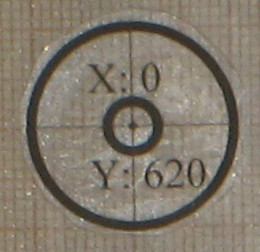
#> input picture test_images/template.JPG, 260 x 252 px, found by its file name
$ python process_image.py
#> lines starting #> are read from the running program, lines starting #| are printed output that depends on the picture; after the words box and inside, x2 and y2 are one past the last pixel; in counts of white or black regions, pixels touching at a corner belong together
import cv2
import numpy as np
from matplotlib import pyplot as plt
import os

path = '/home/anton/projects/processing_experimental_images/test_images'
image_name = 'Lab3_0002.JPG'
# image = import_image(os.path.join(path, image_name))
full_path = os.path.join(path, image_name)

image_name = 'template.JPG'
# image = import_image(os.path.join(path, image_name))
template_path = os.path.join(path, image_name)


def read_image_from_path(path, color_space):
    if color_space == 'COLOR':
        space = cv2.IMREAD_COLOR
    else:
        space = cv2.IMREAD_GRAYSCALE
    return cv2.imread(path, space)


# [6 lines left out: function resize_img, not called in this run]


def set_binary_color(img, threshold_value, setting_color):
#> call 3 of read_image_from_path, with color_space = 'COLOR'
#> in read_image_from_path, returned value is the input picture: shape (252, 260, 3); mean B, G, R 108.3, 121.7, 130.1
#> call 4 of read_image_from_path, with color_space = 'GRAY'
#> in read_image_from_path (call 4), `return cv2.imread(path, space)`:
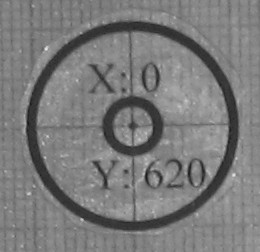
#> returned value: shape (252, 260); min 23, max 233, mean 122.7
#> call 2 of set_binary_color, with threshold_value = 75, setting_color = 255
#> in set_binary_color (call 2), `_, binary_color_img = cv2.threshold(img, threshold_value, setting_colo..`:
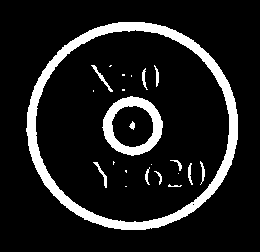
#> binary_color_img: shape (252, 260); 11.7% white; 23 white regions (10 under 20 px), largest, box (x1, y1, x2, y2) and area: (26, 22, 238, 230) 5633, (102, 96, 163, 156) 1422, (91, 65, 113, 92) 96
    _, binary_color_img = cv2.threshold(img, threshold_value, setting_color,
                                  cv2.THRESH_BINARY_INV)
    return binary_color_img


def find_shapes_by_pattern(base_image, template_image, ORIGINAL):
    w, h = template_image.shape[::-1]
#> w = 260; h = 252
#> (the run stopped early here; a loop or call above may not have finished)
